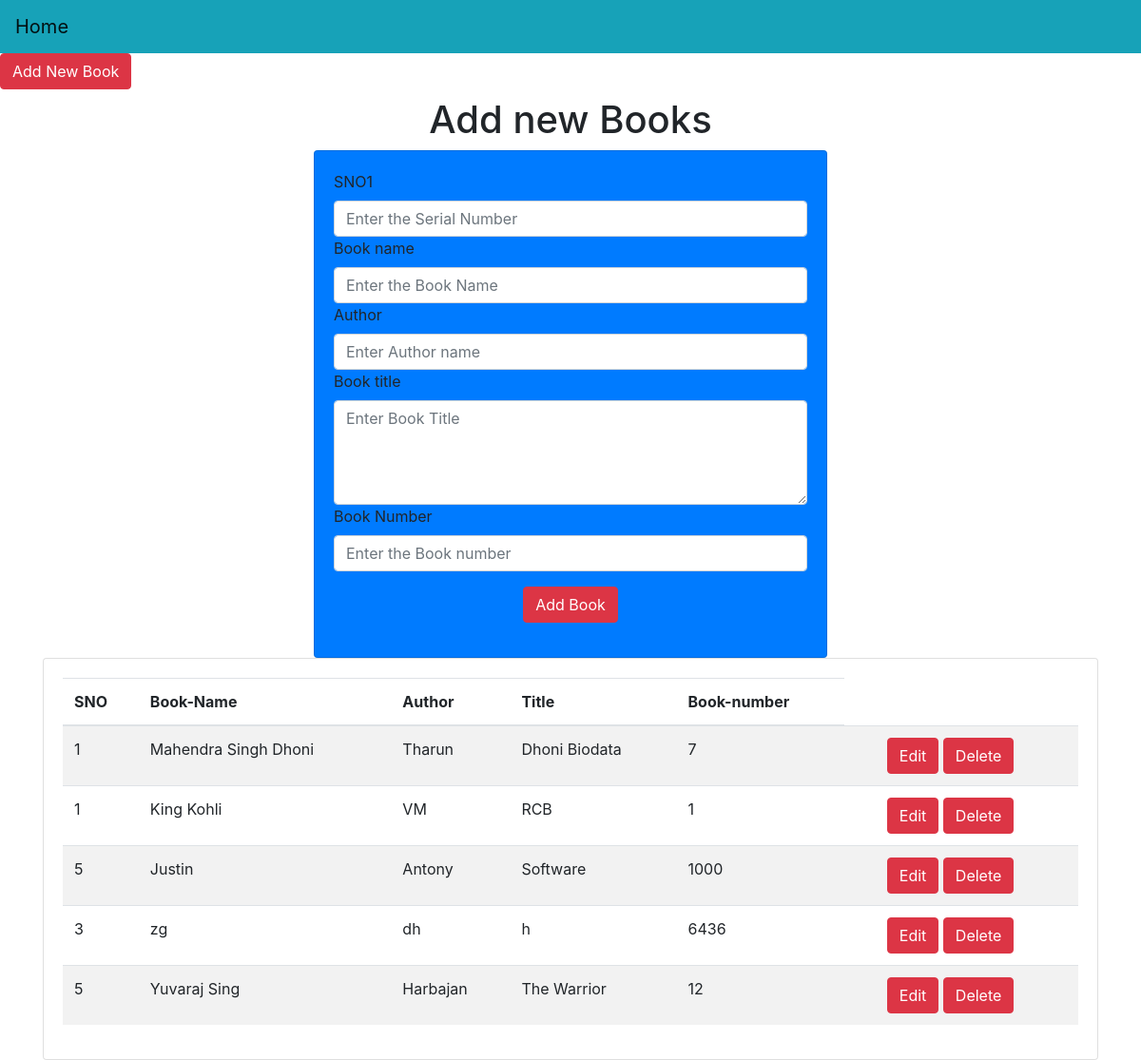
The page /books/ on the database its author committed.
### books/models.py (models this page shows)
class Library(models.Model):
    sno=models.IntegerField(null=True)
    name=models.CharField(max_length=100)
    author=models.CharField(max_length=150)
    title=models.CharField(max_length=200)
    number=models.IntegerField(null=True)
    created_time = models.DateTimeField(auto_now_add=True , null = True)
    updated_time = models.DateTimeField(auto_now=True , null = True)

### books/views.py (the view, shortened to what this page needs)
# urls.py: path("", views.Home.as_view(), name='home'),
class Home(View):
    template_name = "home.html"
    def get(self , request):
        print("HOMEEEE")
        lib_data = []
        lib = Library.objects.all()
        for ht in lib:
            data = {
                "id" : ht.id,
                "sno" : ht.sno,
                "name" : ht.name,
                "author" : ht.author,
                "title" : ht.title,
                "number" : ht.number,
            }
            lib_data.append(data)
        context = {
            'lib' : lib_data,
            'all_lib' : json.dumps(list(lib_data))
        }
        return render(request , self.template_name , context)

### books/templates/home.html (shortened to what this page needs)
<!doctype html>
<html lang="en">
<head>
    <link rel="stylesheet" href="https://cdn.jsdelivr.net/npm/bootstrap@4.0.0/dist/css/bootstrap.min.css"
>
    <link rel="stylesheet" href="https://cdn.jsdelivr.net/npm/bootstrap@4.0.0/dist/css/bootstrap.min.css"
>
</head>
<body>
    {% include 'navbar.html' %}
    <button id="addNew" class="btn btn-danger">Add New Book</button>
    <h1 class="text-center my-2">Add new Books</h1>
    <div class="container">
        <div class="row">
            <div class="col-md-6 offset-md-3">
                <div class="card bg-primary">
                    <div class="card-body">
                        <form action="." method="POST">
                            <div class="md-3">
                                <label for="sno">SNO1</label>
                                <input type="number" name="sno" id="sno" class="form-control"
                                    placeholder="Enter the Serial Number" required>
                            </div>
                            <div class="md-3">
                                <label for="name">Book name</label>
                                <input name="name" type="text" id="name" class="form-control"
                                    placeholder="Enter the Book Name" required>
                            </div>
                            <div class="md-3">
                                <label for="author">Author</label>
                                <input name="author" type="Author" id="author" class="form-control"
                                    placeholder="Enter Author name" required>
                            </div>
                            <div class="md-3">
                                <label for="title">Book title</label>
                                <textarea rows="4" cols="60" name="title" id="title" placeholder="Enter Book Title"
                                    required class="form-control"></textarea>
                            </div>
                            <div class="md-3">
                                <label for="phone">Book Number</label>
                                <input name="number" type="number" id="number" class="form-control"
                                    placeholder="Enter the Book number" required>
                            </div>
                            <div class="container text-center my-3 ">
                                <button type="submit" class="btn btn-danger">Add Book</button>
                            </div>
                        </form>
                    </div>
                </div>
            </div>
        </div>
    </div>
    <div class="container">
        <div class="row">
            <div class="col-md-12">
                <div class="card">
                    <div class="card-body">
                        <table class="table table-striped" id="libTable">
                            <thead>
                                <tr>
                                    <th>SNO</th>
                                    <th>Book-Name</th>
                                    <th>Author</th>
                                    <th>Title</th>
                                    <th>Book-number</th>
                                </tr>
                            </thead>
                            <tbody>
                                {% for l in lib %}
                                <tr>
                                    <td>{{l.sno}}</td>
                                    <td>{{l.name}}</td>
                                    <td>{{l.author}}</td>
                                    <td>{{l.title}}</td>
                                    <td>{{l.number}}</td>
                                    <td>
                                    <td>
                                        <a href="javascript:void(0)" data-val="{{l.id}}"
                                            class="btn btn-danger btnEdit">Edit</a>
                                        <a href="javascript:void(0)" class="btn btn-danger">Delete</a>
                                    </td>
                                    </td>
                                    {% endfor %}
                                </tr>
                            </tbody>
                        </table>
                    </div>
                </div>
            </div>
        </div>
    </div>
</body>
</html>

### books/templates/navbar.html (shortened to what this page needs)
<nav class="navbar navbar-expand-lg navbar-light bg-info">
    <a class="navbar-brand" href="{% url 'home' %}">Home</a>
</nav>

### rows shown on the page
Library: name "Mahendra Singh Dhoni", author "Tharun", title "Dhoni Biodata"
Library: name "King Kohli", author "VM", title "RCB"
Library: name "Justin", author "Antony", title "Software"
Library: name "zg", author "dh"
Library: name "Yuvaraj Sing", author "Harbajan", title "The Warrior"

### other values the page prints
{{ l.sno }} "1" "1" "5" "3" "5"
{{ l.number }} "7" "1" "1000" "6436" "12"
{{ l.title }} "h"
